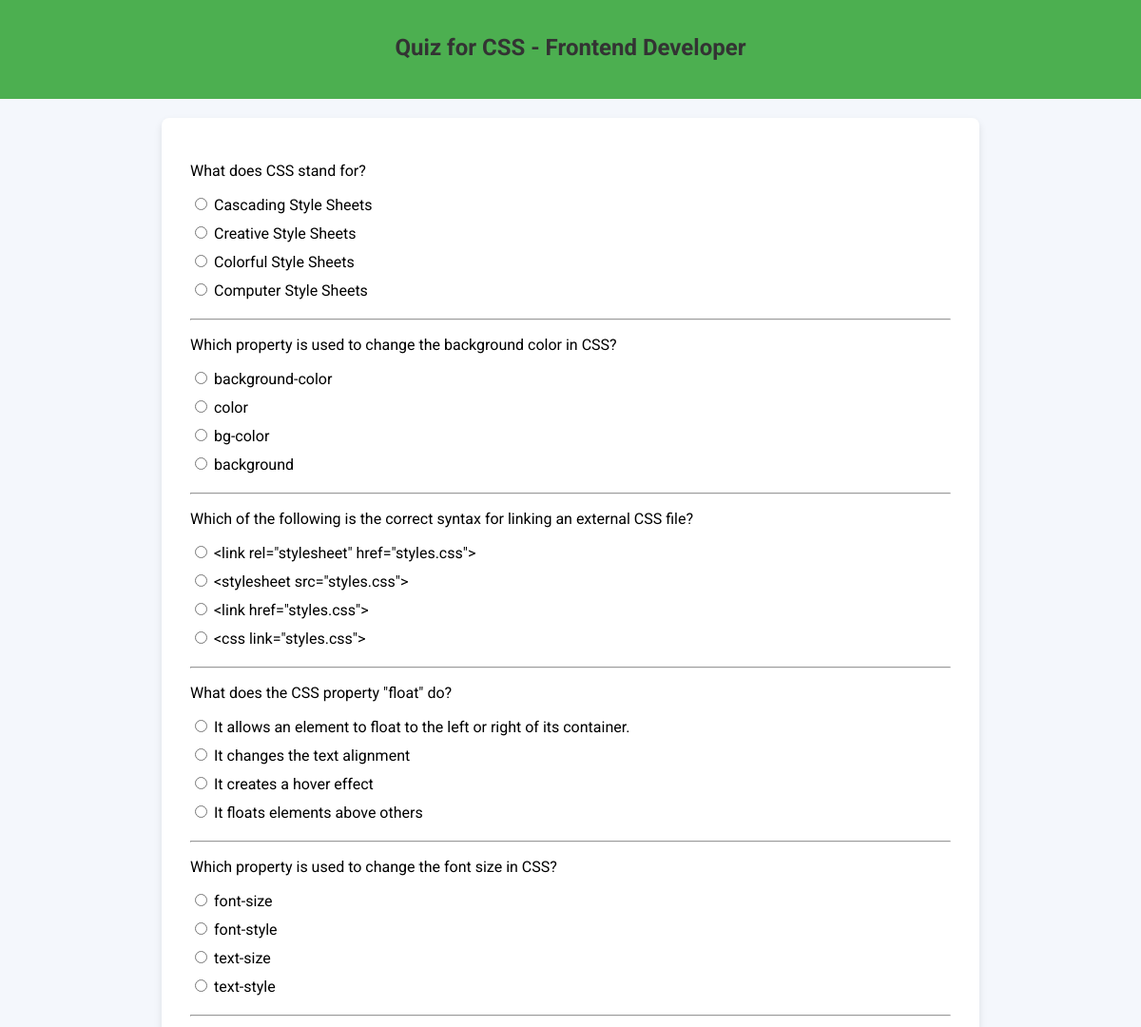
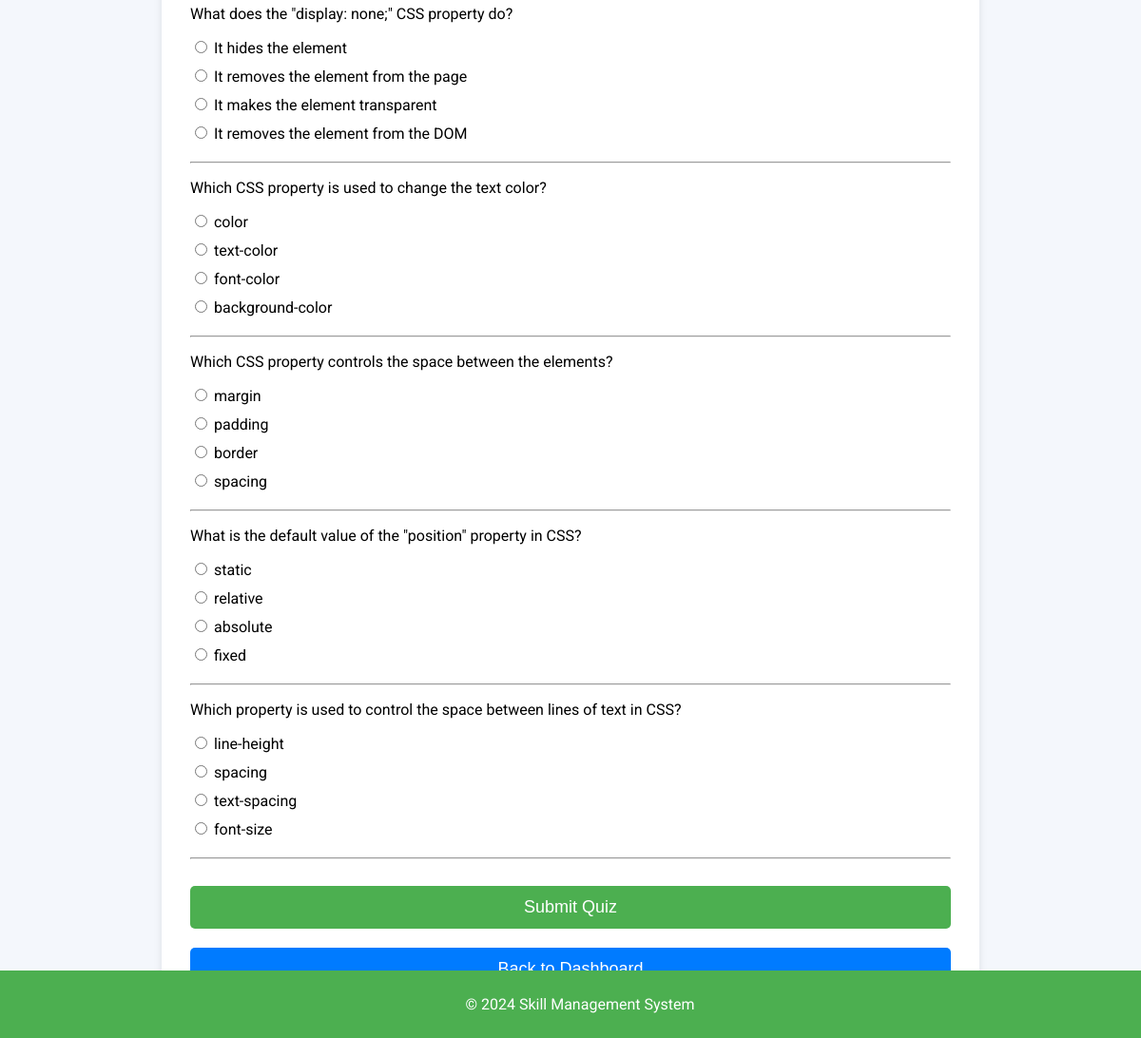
Page /skill_management_system/quiz_page.php?job_role=Frontend Developer&skill=CSS (signed in) on the committed database (2 pictures, top to bottom).
### tables this page shows
CREATE TABLE `quiz_questions` (
  `id` int(11) NOT NULL,
  `job_role` varchar(255) NOT NULL,
  `skill` varchar(255) NOT NULL,
  `question` text NOT NULL,
  `option_a` varchar(255) NOT NULL,
  `option_b` varchar(255) NOT NULL,
  `option_c` varchar(255) NOT NULL,
  `option_d` varchar(255) NOT NULL,
  `correct_option` char(1) NOT NULL
);

### skill_management_system/quiz_page.php (the view, shortened to what this page needs)
<?php
require 'db_connection.php';
$job_role = $_GET['job_role'] ?? '';
$skill = $_GET['skill'] ?? '';
$query = "SELECT * FROM quiz_questions WHERE job_role = ? AND skill = ?";
$stmt = $conn->prepare($query);
$stmt->bind_param("ss", $job_role, $skill);
$stmt->execute();
$result = $stmt->get_result();
?>
<!DOCTYPE html>
<html lang="en">
<head>
</head>
<body>
<header>
    <h1>Quiz for <?php echo htmlspecialchars($skill); ?> - <?php echo htmlspecialchars($job_role); ?></h1>
</header>
<div class="quiz-container">
    <form method="POST" action="submit_quiz.php?job_role=<?php echo urlencode($job_role); ?>&skill=<?php echo urlencode($skill); ?>">
        <?php while ($row = $result->fetch_assoc()) : ?>
            <div class="question">
                <p><?php echo htmlspecialchars($row['question']); ?></p>
                <div class="option">
                    <input type="radio" name="question_<?php echo $row['id']; ?>" value="A" id="A_<?php echo $row['id']; ?>" required>
                    <label for="A_<?php echo $row['id']; ?>"><?php echo htmlspecialchars($row['option_a']); ?></label>
                </div>
                <div class="option">
                    <input type="radio" name="question_<?php echo $row['id']; ?>" value="B" id="B_<?php echo $row['id']; ?>" required>
                    <label for="B_<?php echo $row['id']; ?>"><?php echo htmlspecialchars($row['option_b']); ?></label>
                </div>
                <div class="option">
                    <input type="radio" name="question_<?php echo $row['id']; ?>" value="C" id="C_<?php echo $row['id']; ?>" required>
                    <label for="C_<?php echo $row['id']; ?>"><?php echo htmlspecialchars($row['option_c']); ?></label>
                </div>
                <div class="option">
                    <input type="radio" name="question_<?php echo $row['id']; ?>" value="D" id="D_<?php echo $row['id']; ?>" required>
                    <label for="D_<?php echo $row['id']; ?>"><?php echo htmlspecialchars($row['option_d']); ?></label>
                </div>
            </div>
            <hr>
        <?php endwhile; ?>
        <button type="submit">Submit Quiz</button>
    </form>
    <a href="skill_dashboard.php">
        <button class="back-button">Back to Dashboard</button>
    </a>
</div>
<footer>
    <p>&copy; 2024 Skill Management System</p>
</footer>
</body>
</html>

### skill_management_system/quiz_page.php (style rules this page uses)
body { font-family: 'Roboto', sans-serif; background-color: #f4f7fc; margin: 0; padding: 0; }
header { background-color: #4CAF50; color: white; text-align: center; padding: 20px; }
.quiz-container { max-width: 800px; margin: 20px auto; padding: 30px; background-color: white; border-radius: 8px; box-shadow: 0 4px 8px rgba(0, 0, 0, 0.1); }
h1 { font-size: 24px; margin-bottom: 20px; color: #333; }
.question { margin-bottom: 20px; }
.option { margin-bottom: 10px; }
label { font-size: 16px; }
button { width: 100%; padding: 12px; background-color: #4CAF50; color: white; border: none; border-radius: 5px; cursor: pointer; font-size: 18px; margin-top: 20px; transition: background-color 0.3s; }
.back-button { background-color: #007bff; margin-top: 20px; }
footer { text-align: center; padding: 10px; background-color: #4CAF50; color: white; position: fixed; bottom: 0; width: 100%; }

### rows in the picture
quiz_questions: question "What does CSS stand for?", option_a "Cascading Style Sheets", option_b "Creative Style Sheets", option_c "Colorful Style Sheets", option_d "Computer Style Sheets"
quiz_questions: question "Which property is used to change the background color in CSS?", option_a "background-color", option_b "color", option_c "bg-color", option_d "background"
quiz_questions: question "Which of the following is the correct syntax for linking an external CSS file?", option_a "<link rel=\"stylesheet\" href=\"styles.css\">", option_b "<stylesheet src=\"styles.css\">", option_c "<link href=\"styles.css\">", option_d "<css link=\"styles.css\">"
quiz_questions: question "What does the CSS property \"float\" do?", option_a "It allows an element to float to the left or right of its container.", option_b "It changes the text alignment", option_c "It creates a hover effect", option_d "It floats elements above others"
quiz_questions: question "Which property is used to change the font size in CSS?", option_a "font-size", option_b "font-style", option_c "text-size", option_d "text-style"
quiz_questions: question "What does the \"display: none;\" CSS property do?", option_a "It hides the element", option_b "It removes the element from the page", option_c "It makes the element transparent", option_d "It removes the element from the DOM"
quiz_questions: question "Which CSS property is used to change the text color?", option_a "color", option_b "text-color", option_c "font-color", option_d "background-color"
quiz_questions: question "Which CSS property controls the space between the elements?", option_a "margin", option_b "padding", option_c "border", option_d "spacing"
quiz_questions: question "What is the default value of the \"position\" property in CSS?", option_a "static", option_b "relative", option_c "absolute", option_d "fixed"
quiz_questions: question "Which property is used to control the space between lines of text in CSS?", option_a "line-height", option_b "spacing", option_c "text-spacing", option_d "font-size"

### other values in the picture
$skill "CSS"
$job_role "Frontend Developer"
